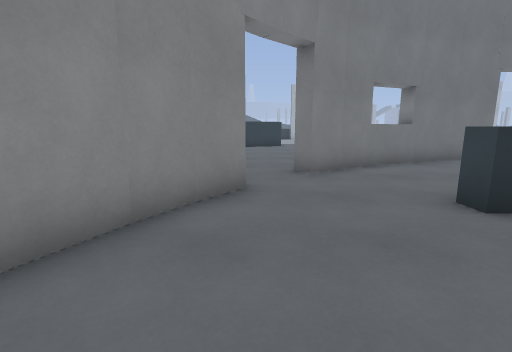
[1] (above)

24 first-person views from a walk through a level from a Godot 3-D game. The camera is 1.2 m above the floor, tilts 10° down and sees 85° across. The floor is counted in squares, 1 m on a side. Each view is taken from the middle of a square. On the plan, view 1 faces up. The plan holds only what a view shows up to about 13 squares ahead; the rest is blank. The place goes on beyond the plan. Surface patterns are stand-ins for the level's own textures.

[2]
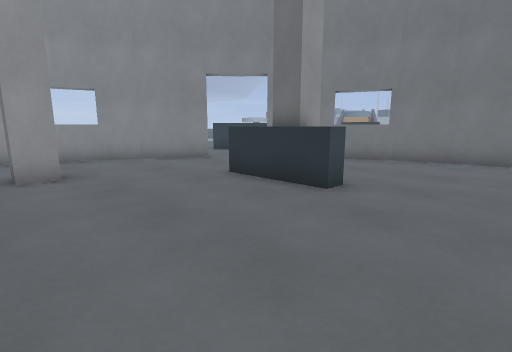

[3]
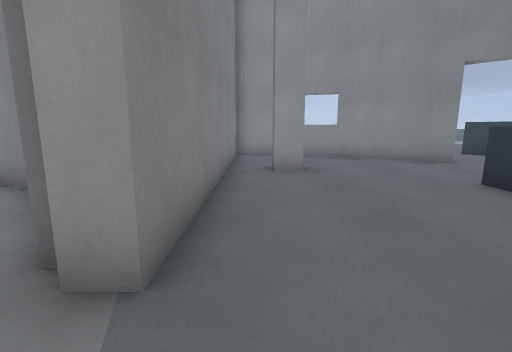

[4]
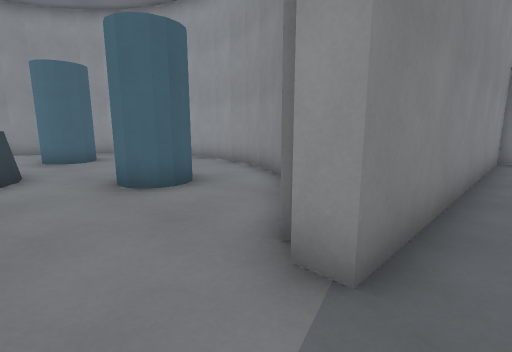

[5]
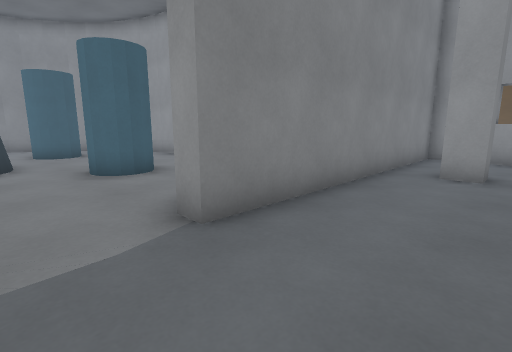

[6]
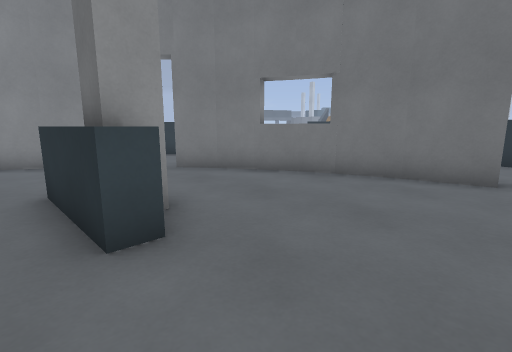

[7]
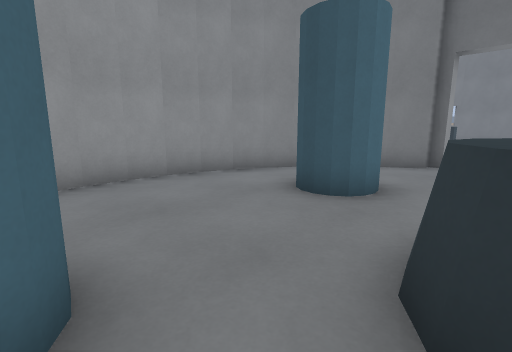

[8]
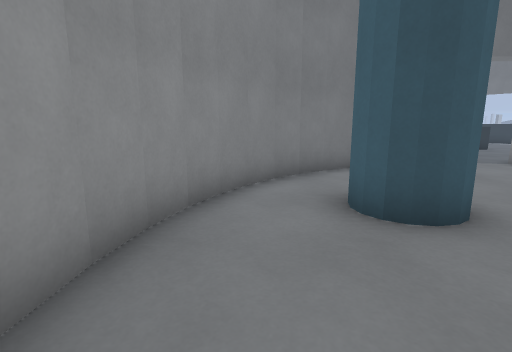

[9]
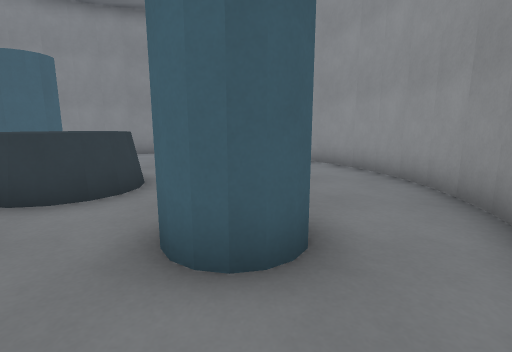

[10]
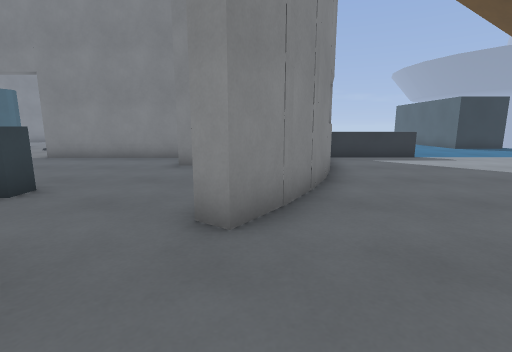

[11]
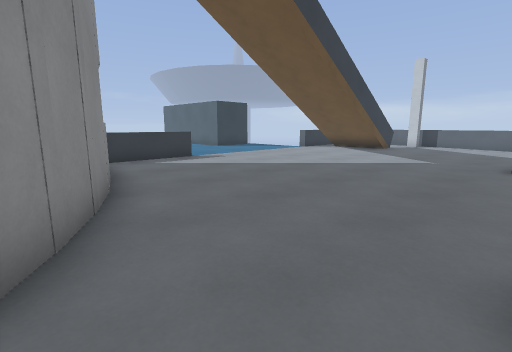

[12]
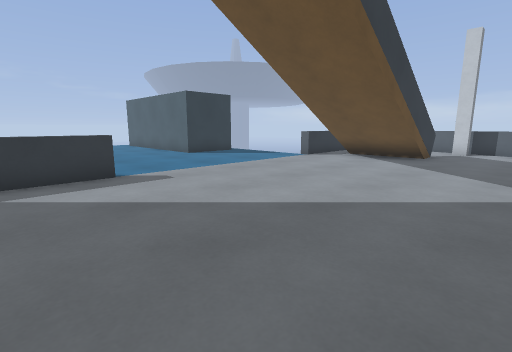

[13]
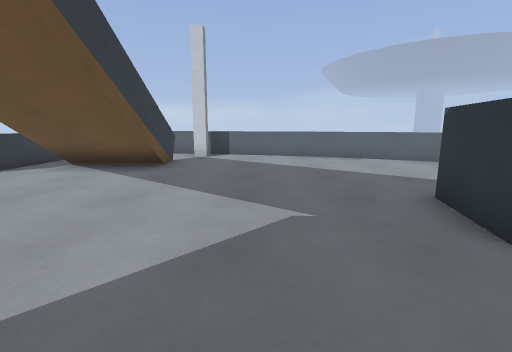

[14]
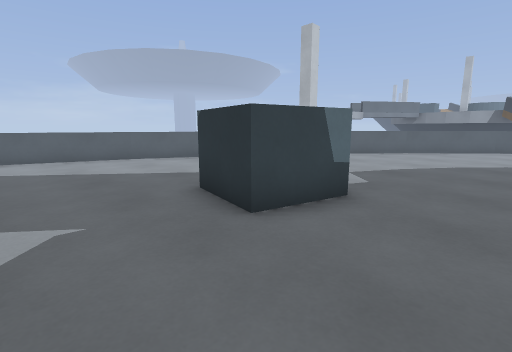

[15]
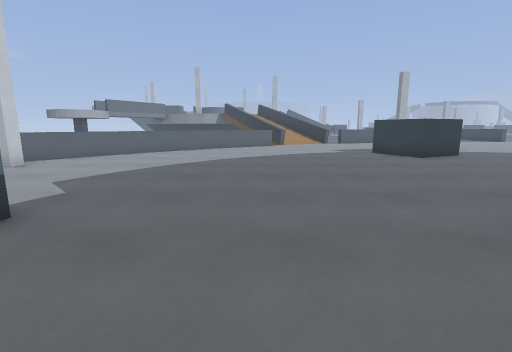

[16]
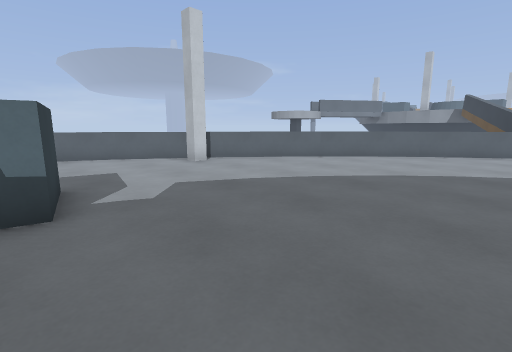

[17]
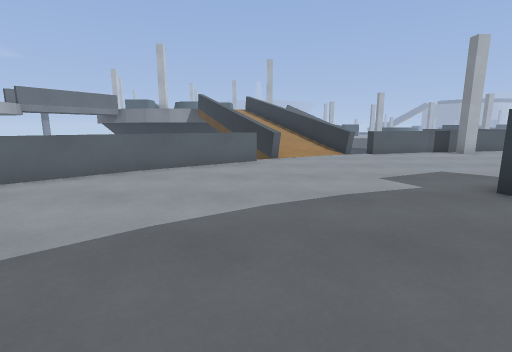

[18]
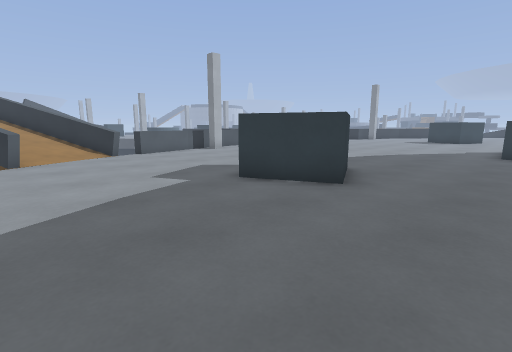

[19]
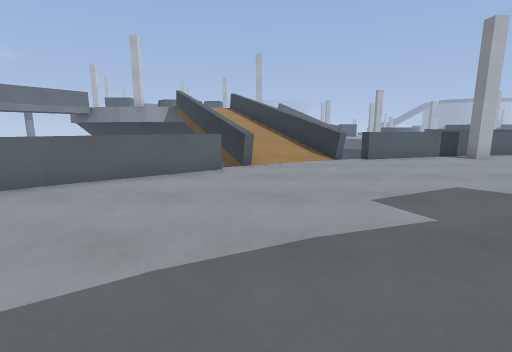

[20]
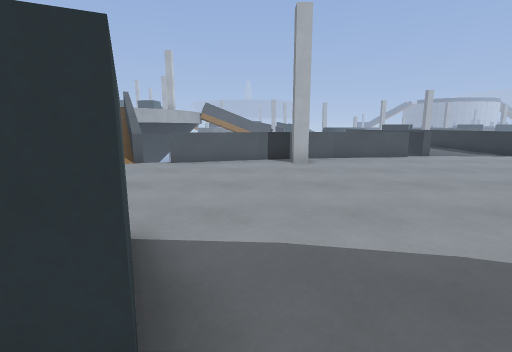

[21]
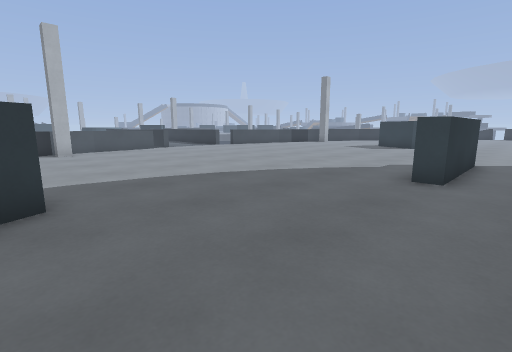

[22]
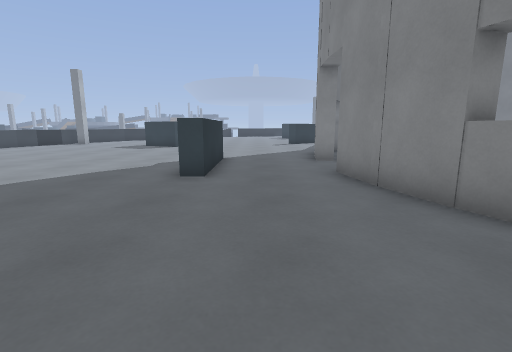

[23]
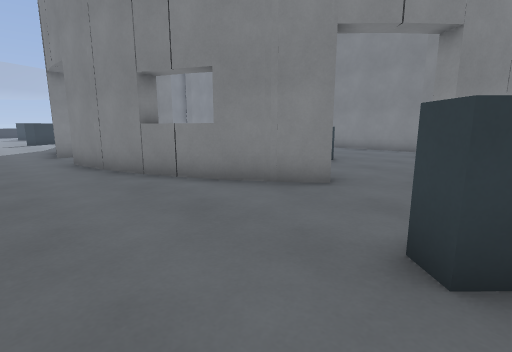

[24]
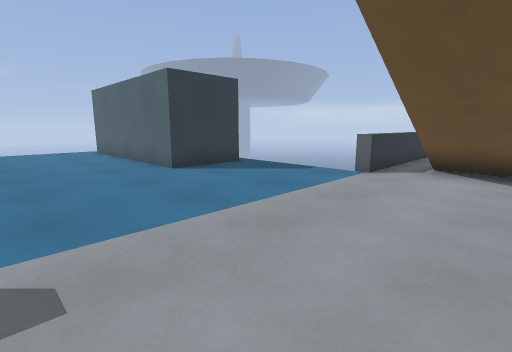

### Floor plan
Key: @ floor where view 1 was taken; # wall or solid block; . floor; / step, stairs or slope; = window, fence, low wall or low ledge; ^ raised ledge; v drop or lower ground.
Columns run from 21 left of view 1 to 9 right of it. Each row starts with its distance up from view 1.
 30                 /=            =
 29              v# //=           =
 28               = //=     ======.
 27               v#///=v====#.....
 26                =//.==..........
 25                v=..............
 24               v=...............
 23              ==................
 22            v=..................
 21           v=...................
 20          v=..........^#........
 19         v=..........^ ^........
 18         =...........^ ^........
 17        =............#^.........
 16       =........................
 15      =#......................^^
 14      =.......................=^
 13     =..........................
 12    v=..........................
 11    =...........................
 10    =.....^^........^.....#####.
  9   =.....  ^.......^#....###....
  8   =......^^...... #...###......
  7  ==............................
  6  =.............................
  5  =..................#..........
  4 v=.................##...=^#^...
  3 =#.................#...........
  2 =..#####..........##...........
  1 =   /  /..........#............
  0     /  /..........#..@#........
 -1     ### ..........#............
 -2  ======.......====###########..
 -3       ........            ###..
 -4       ........           ##....
 -5       ........           #.....
 -6       ........          #......
 -7       .###....          #..##..
 -8          #....         ##.....#
 -9          #....         #......^
-10          #....         #......^
-11          #...          ##......
-12          #...           #. ##..

Where each view was taken, in squares from view 1:
view 1: 0 up, 0 right, facing up
view 2: 1 down, 9 right, facing up-left
view 3: 1 down, 9 right, facing left
view 4: 1 down, 9 right, facing down-left
view 5: 1 up, 9 right, facing down-left
view 6: 3 up, 9 right, facing up-left
view 7: 12 down, 9 right, facing up-left
view 8: 11 down, 4 right, facing up
view 9: 4 down, 6 right, facing down
view 10: 9 up, 1 left, facing down
view 11: 8 up, 1 left, facing down-left
view 12: 5 up, 5 left, facing down-left
view 13: 5 up, 8 left, facing left
view 14: 5 up, 8 left, facing up-left
view 15: 6 up, 7 left, facing up
view 16: 9 up, 6 left, facing up-left
view 17: 14 up, 6 left, facing up
view 18: 14 up, 6 left, facing up-right
view 19: 16 up, 5 left, facing up
view 20: 17 up, 2 right, facing up
view 21: 13 up, 1 right, facing up-right
view 22: 13 up, 1 right, facing right
view 23: 13 up, 2 left, facing down-right
view 24: 1 up, 8 left, facing down-left
